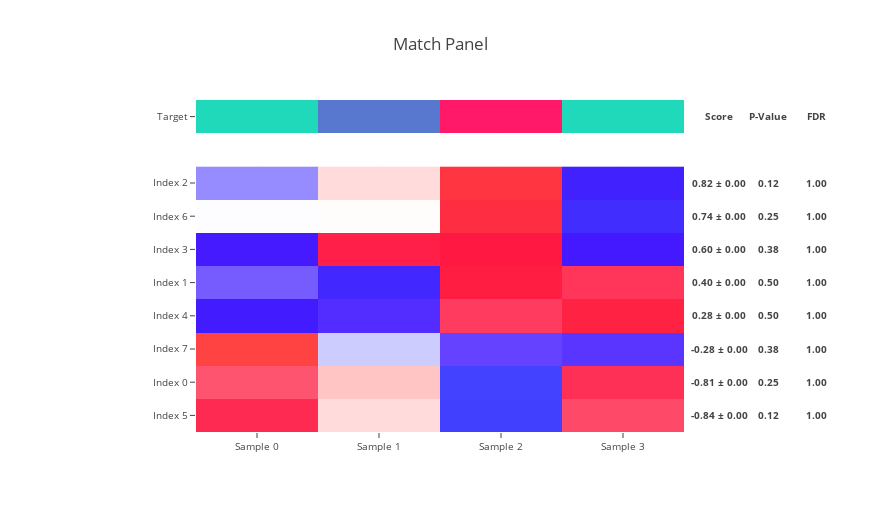

The code cell stored with this chart in its notebook:
### Code cell
target = [
    0,
    2,
    8,
    0,
]

target = pd.Series(
    target, 
    index=('Sample {}'.format(i) for i in range(len(target))),
)

n_row = 8

features = pd.DataFrame(
    np.random.random_sample(size=(
        n_row,
        target.size,
    )),
    index=('Index {}'.format(i) for i in range(n_row)),
    columns=target.index,
)

score_moe_p_value_fdr = make_match_panel(
    target,
    features,
    n_sampling=2,
    n_permutation=1,
    target_ascending=None,
    target_type='categorical',
)

score_moe_p_value_fdr.sort_values('Score')

### Figure 1 — Plotly figure (JSON) as saved in the notebook; plotly's stock layout.template omitted (floating-point values rounded to 4 significant figures; data arrays with more than 128 entries replaced by an {"elided": "..."} marker saying what was removed)
{"data": [{"colorscale": [[0, "#20d9ba"], [0.5, "#9017e6"], [1, "#ff1968"]], "showscale": false, "text": [["Sample 0", "Sample 1", "Sample 2", "Sample 3"]], "type": "heatmap", "uid": "cdea1790-a6f4-4006-8932-3de52686c5f4", "x": ["Sample 0", "Sample 1", "Sample 2", "Sample 3"], "y": ["Target"], "yaxis": "y2", "z": [[0, 2, 8, 0]]}, {"colorscale": {"elided": "256x2 mixed values"}, "showscale": false, "type": "heatmap", "uid": "a90bc56b-79ec-40d2-9052-8bca5554c942", "x": ["Sample 0", "Sample 1", "Sample 2", "Sample 3"], "y": ["Index 5", "Index 0", "Index 7", "Index 4", "Index 1", "Index 3", "Index 6", "Index 2"], "yaxis": "y", "z": [[0.8641, 0.1525, -1.673, 0.6564], [0.6214, 0.2533, -1.696, 0.8211], [1.692, -0.2216, -0.6822, -0.7885], [-1.108, -0.8517, 0.7278, 1.232], [-0.5992, -1.319, 1.135, 0.7827], [-0.9944, 0.9456, 1.053, -1.004], [-0.008579, 0.00825, 1.414, -1.414], [-0.4528, 0.1502, 1.516, -1.214]], "zmax": 1.692, "zmin": -1.696}], "layout": {"annotations": [{"font": {"size": 9.6}, "showarrow": false, "text": "<b>Score</b>", "width": 64, "x": 1.002, "xanchor": "left", "xref": "paper", "y": 0.95, "yanchor": "middle", "yref": "paper"}, {"font": {"size": 9.6}, "showarrow": false, "text": "<b>0.82 ± 0.00</b>", "width": 64, "x": 1.002, "xanchor": "left", "xref": "paper", "y": 0.75, "yanchor": "middle", "yref": "paper"}, {"font": {"size": 9.6}, "showarrow": false, "text": "<b>0.74 ± 0.00</b>", "width": 64, "x": 1.002, "xanchor": "left", "xref": "paper", "y": 0.65, "yanchor": "middle", "yref": "paper"}, {"font": {"size": 9.6}, "showarrow": false, "text": "<b>0.60 ± 0.00</b>", "width": 64, "x": 1.002, "xanchor": "left", "xref": "paper", "y": 0.55, "yanchor": "middle", "yref": "paper"}, {"font": {"size": 9.6}, "showarrow": false, "text": "<b>0.40 ± 0.00</b>", "width": 64, "x": 1.002, "xanchor": "left", "xref": "paper", "y": 0.45, "yanchor": "middle", "yref": "paper"}, {"font": {"size": 9.6}, "showarrow": false, "text": "<b>0.28 ± 0.00</b>", "width": 64, "x": 1.002, "xanchor": "left", "xref": "paper", "y": 0.35, "yanchor": "middle", "yref": "paper"}, {"font": {"size": 9.6}, "showarrow": false, "text": "<b>-0.28 ± 0.00</b>", "width": 64, "x": 1.002, "xanchor": "left", "xref": "paper", "y": 0.25, "yanchor": "middle", "yref": "paper"}, {"font": {"size": 9.6}, "showarrow": false, "text": "<b>-0.81 ± 0.00</b>", "width": 64, "x": 1.002, "xanchor": "left", "xref": "paper", "y": 0.15, "yanchor": "middle", "yref": "paper"}, {"font": {"size": 9.6}, "showarrow": false, "text": "<b>-0.84 ± 0.00</b>", "width": 64, "x": 1.002, "xanchor": "left", "xref": "paper", "y": 0.05, "yanchor": "middle", "yref": "paper"}, {"font": {"size": 9.6}, "showarrow": false, "text": "<b>P-Value</b>", "width": 64, "x": 1.102, "xanchor": "left", "xref": "paper", "y": 0.95, "yanchor": "middle", "yref": "paper"}, {"font": {"size": 9.6}, "showarrow": false, "text": "<b>0.12</b>", "width": 64, "x": 1.102, "xanchor": "left", "xref": "paper", "y": 0.75, "yanchor": "middle", "yref": "paper"}, {"font": {"size": 9.6}, "showarrow": false, "text": "<b>0.25</b>", "width": 64, "x": 1.102, "xanchor": "left", "xref": "paper", "y": 0.65, "yanchor": "middle", "yref": "paper"}, {"font": {"size": 9.6}, "showarrow": false, "text": "<b>0.38</b>", "width": 64, "x": 1.102, "xanchor": "left", "xref": "paper", "y": 0.55, "yanchor": "middle", "yref": "paper"}, {"font": {"size": 9.6}, "showarrow": false, "text": "<b>0.50</b>", "width": 64, "x": 1.102, "xanchor": "left", "xref": "paper", "y": 0.45, "yanchor": "middle", "yref": "paper"}, {"font": {"size": 9.6}, "showarrow": false, "text": "<b>0.50</b>", "width": 64, "x": 1.102, "xanchor": "left", "xref": "paper", "y": 0.35, "yanchor": "middle", "yref": "paper"}, {"font": {"size": 9.6}, "showarrow": false, "text": "<b>0.38</b>", "width": 64, "x": 1.102, "xanchor": "left", "xref": "paper", "y": 0.25, "yanchor": "middle", "yref": "paper"}, {"font": {"size": 9.6}, "showarrow": false, "text": "<b>0.25</b>", "width": 64, "x": 1.102, "xanchor": "left", "xref": "paper", "y": 0.15, "yanchor": "middle", "yref": "paper"}, {"font": {"size": 9.6}, "showarrow": false, "text": "<b>0.12</b>", "width": 64, "x": 1.102, "xanchor": "left", "xref": "paper", "y": 0.05, "yanchor": "middle", "yref": "paper"}, {"font": {"size": 9.6}, "showarrow": false, "text": "<b>FDR</b>", "width": 64, "x": 1.202, "xanchor": "left", "xref": "paper", "y": 0.95, "yanchor": "middle", "yref": "paper"}, {"font": {"size": 9.6}, "showarrow": false, "text": "<b>1.00</b>", "width": 64, "x": 1.202, "xanchor": "left", "xref": "paper", "y": 0.75, "yanchor": "middle", "yref": "paper"}, {"font": {"size": 9.6}, "showarrow": false, "text": "<b>1.00</b>", "width": 64, "x": 1.202, "xanchor": "left", "xref": "paper", "y": 0.65, "yanchor": "middle", "yref": "paper"}, {"font": {"size": 9.6}, "showarrow": false, "text": "<b>1.00</b>", "width": 64, "x": 1.202, "xanchor": "left", "xref": "paper", "y": 0.55, "yanchor": "middle", "yref": "paper"}, {"font": {"size": 9.6}, "showarrow": false, "text": "<b>1.00</b>", "width": 64, "x": 1.202, "xanchor": "left", "xref": "paper", "y": 0.45, "yanchor": "middle", "yref": "paper"}, {"font": {"size": 9.6}, "showarrow": false, "text": "<b>1.00</b>", "width": 64, "x": 1.202, "xanchor": "left", "xref": "paper", "y": 0.35, "yanchor": "middle", "yref": "paper"}, {"font": {"size": 9.6}, "showarrow": false, "text": "<b>1.00</b>", "width": 64, "x": 1.202, "xanchor": "left", "xref": "paper", "y": 0.25, "yanchor": "middle", "yref": "paper"}, {"font": {"size": 9.6}, "showarrow": false, "text": "<b>1.00</b>", "width": 64, "x": 1.202, "xanchor": "left", "xref": "paper", "y": 0.15, "yanchor": "middle", "yref": "paper"}, {"font": {"size": 9.6}, "showarrow": false, "text": "<b>1.00</b>", "width": 64, "x": 1.202, "xanchor": "left", "xref": "paper", "y": 0.05, "yanchor": "middle", "yref": "paper"}], "height": 512, "margin": {"l": 196, "r": 196}, "title": "Match Panel", "width": 880, "xaxis": {"anchor": "y", "tickfont": {"size": 9.6}}, "yaxis": {"domain": [0, 0.8], "dtick": 1, "tickfont": {"size": 9.6}}, "yaxis2": {"domain": [0.9, 1], "tickfont": {"size": 9.6}}}}
